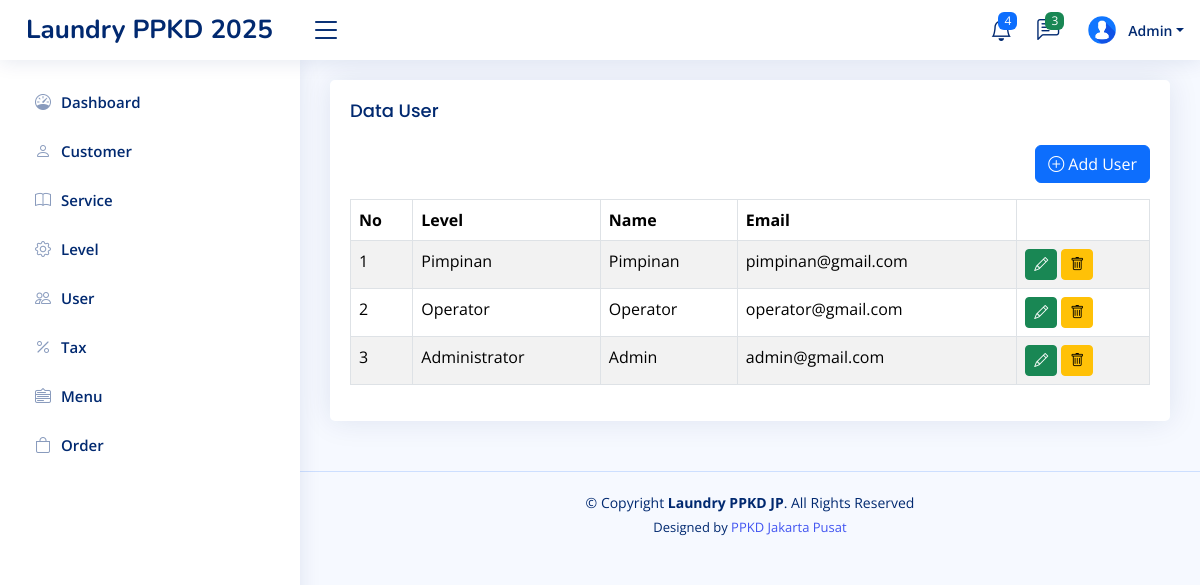
Page /home.php?page=user (signed in) on the committed database.
### tables this page shows
CREATE TABLE `level_menus` (
  `id` int(11) NOT NULL,
  `level_id` int(11) NOT NULL,
  `menu_id` int(11) NOT NULL,
  `created_at` timestamp NOT NULL DEFAULT current_timestamp(),
  `updated_at` timestamp NULL DEFAULT NULL ON UPDATE current_timestamp()
);

CREATE TABLE `menus` (
  `id` int(11) NOT NULL,
  `name` varchar(30) NOT NULL,
  `icon` varchar(30) NOT NULL,
  `link` varchar(30) NOT NULL,
  `order` int(11) NOT NULL,
  `created_at` timestamp NOT NULL DEFAULT current_timestamp(),
  `updated_at` timestamp NULL DEFAULT NULL ON UPDATE current_timestamp()
);

CREATE TABLE `users` (
  `id` int(11) NOT NULL,
  `level_id` int(11) NOT NULL,
  `name` varchar(100) NOT NULL,
  `email` varchar(100) NOT NULL,
  `password` varchar(100) NOT NULL,
  `created_at` timestamp NOT NULL DEFAULT current_timestamp(),
  `updated_at` timestamp NULL DEFAULT NULL ON UPDATE current_timestamp()
);

CREATE TABLE `levels` (
  `id` int(11) NOT NULL,
  `name` varchar(100) NOT NULL,
  `created_at` timestamp NOT NULL DEFAULT current_timestamp(),
  `updated_at` timestamp NULL DEFAULT NULL ON UPDATE current_timestamp()
);

### pages/user.php (the view, shortened to what this page needs)
<?php
$query = mysqli_query($config, "SELECT l.name as level_name, u.* FROM users u LEFT JOIN levels l ON l.id = u.level_id ORDER BY u.id DESC");
$users = mysqli_fetch_all($query, MYSQLI_ASSOC);
?>
<div class="row">
    <div class="col-sm-12">
        <div class="card">
            <div class="card-body">
                <h3 class="card-title">Data User</h3>
                <div class="mb-3" align="right">
                    <a href="?page=tambah-user" class="btn btn-primary">
                        <i class="bi bi-plus-circle"></i> Add User
                    </a>
                </div>
                <table class="table table-bordered table-striped datatable">
                    <thead>
                        <tr>
                            <th>No</th>
                            <th>Level</th>
                            <th>Name</th>
                            <th>Email</th>
                            <th></th>
                        </tr>
                    </thead>
                    <tbody>
                        <?php foreach ($users as $key => $value): ?>
                            <tr>
                                <td><?php echo $key += 1 ?></td>
                                <td><?php echo $value['level_name'] ?></td>
                                <td><?php echo $value['name'] ?></td>
                                <td><?php echo $value['email'] ?></td>
                                <td>
                                    <a class="btn btn-success btn-sm"
                                        href="?page=tambah-user&edit=<?php echo $value['id'] ?>">
                                        <i class="bi bi-pencil"></i>
                                    </a>
                                    <a class="btn btn-warning btn-sm"
                                        onclick="return confirm('Are you sure you want to delete this data?')"
                                        href="?page=user&delete=<?php echo $value['id'] ?>">
                                        <i class="bi bi-trash"></i>
                                    </a>
                                </td>
                            </tr>
                        <?php endforeach ?>
                    </tbody>
                </table>
            </div>
        </div>
    </div>
</div>

### inc/sidebar.php
<?php
$level_id = $_SESSION['LEVEL_ID'] ?? '';
$querylevelMenu = mysqli_query($config, "SELECT * FROM menus JOIN level_menus ON menus.id = level_menus.menu_id WHERE level_id = '$level_id' ORDER BY `order` ASC");
$rowLevelMenus = mysqli_fetch_all($querylevelMenu, MYSQLI_ASSOC);
?>
<aside id="sidebar" class="sidebar">
    <ul class="sidebar-nav" id="sidebar-nav">
        <?php foreach ($rowLevelMenus as $rowLevelMenu): ?>
            <li class="nav-item">
                <a class="nav-link collapsed" href="?page=<?= $rowLevelMenu['link'] ?>">
                    <i class="<?= $rowLevelMenu['icon'] ?>"></i>
                    <span><?= $rowLevelMenu['name'] ?></span>
                </a>
            </li>
        <?php endforeach ?>
</aside>

### assets/css/style.css (style rules this page uses)
:root { scroll-behavior: smooth; }
body { font-family: "Open Sans", sans-serif; background: #f6f9ff; color: #444444; }
a { color: #4154f1; text-decoration: none; }
h1, h2, h3, h4, h5, h6 { font-family: "Nunito", sans-serif; }
.card { margin-bottom: 30px; border: none; border-radius: 5px; box-shadow: 0px 0 30px rgba(1, 41, 112, 0.1); }
.card-title { padding: 20px 0 15px 0; font-size: 18px; font-weight: 500; color: #012970; font-family: "Poppins", sans-serif; }
.card-body { padding: 0 20px 20px 20px; }
.sidebar { position: fixed; top: 60px; left: 0; bottom: 0; width: 300px; z-index: 996; transition: all 0.3s; padding: 20px; overflow-y: auto; scrollbar-width: thin; scrollbar-color: #aab7cf transparent; box-shadow: 0px 0px 20px rgba(1, 41, 112, 0.1); background-color: #fff; }
.sidebar-nav { padding: 0; margin: 0; list-style: none; }
.sidebar-nav li { padding: 0; margin: 0; list-style: none; }
.sidebar-nav .nav-item { margin-bottom: 5px; }
.sidebar-nav .nav-link { display: flex; align-items: center; font-size: 15px; font-weight: 600; color: #4154f1; transition: 0.3; background: #f6f9ff; padding: 10px 15px; border-radius: 4px; }
.sidebar-nav .nav-link i { font-size: 16px; margin-right: 10px; color: #4154f1; }
.sidebar-nav .nav-link.collapsed { color: #012970; background: #fff; }
.sidebar-nav .nav-link.collapsed i { color: #899bbd; }

### rows in the picture
level_menus: menu.name "Dashboard"
level_menus: menu.name "Customer"
level_menus: menu.name "Service"
level_menus: menu.name "Level"
level_menus: menu.name "User"
level_menus: menu.name "Tax"
level_menus: menu.name "Menu"
level_menus: menu.name "Order"
users: key "1", level.name "Pimpinan", name "Pimpinan", email "pimpinan@gmail.com"
users: key "2", level.name "Operator", name "Operator", email "operator@gmail.com"
users: key "3", level.name "Administrator", name "Admin", email "admin@gmail.com"

### other values in the picture
$_SESSION['NAME'] "Admin"
